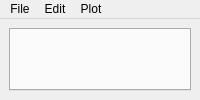
<?xml version="1.0" encoding="UTF-8"?>
<ui version="4.0">
 <class>Fossee</class>
 <widget class="QMainWindow" name="MainWindow">
  <widget class="QWidget" name="centralwidget">
   <layout class="QGridLayout" name="gridLayout">
    <item row="0" column="0">
     <widget class="QTabWidget" name="tabWidget">
      <property name="cursor">
       <cursorShape>PointingHandCursor</cursorShape>
      </property>
      <property name="tabPosition">
       <enum>QTabWidget::North</enum>
      </property>
      <property name="tabShape">
       <enum>QTabWidget::Rounded</enum>
      </property>
      <property name="currentIndex">
       <number>0</number>
      </property>
      <property name="tabsClosable">
       <bool>true</bool>
      </property>
      <property name="movable">
       <bool>true</bool>
      </property>
      <property name="tabBarAutoHide">
       <bool>false</bool>
      </property>  
     </widget>
    </item>
   </layout>
  </widget>
  
  <widget class="QMenuBar" name="menubar">
   <widget class="QMenu" name="menuFile">
    <property name="title">
     <string>File</string>
    </property>
    <addaction name="actionLoad"/>
    <addaction name="menuAdd_Data"/>
   </widget>
    <action name="actionLoad">
   <property name="text">
    <string>Load</string>
   </property>
  </action>
  <action name="menuAdd_Data">
  <property name="text">
     <string>Add Data</string>
     </property>
  </action>
   
   <widget class="QMenu" name="menuEdit">
    <property name="title">
     <string>Edit</string>
    </property>
    <addaction name="actionEdit_Data"/>
   </widget>
   
   <widget class="QMenu" name="menuPlot">
    <property name="title">
     <string>Plot</string>
    </property>
    <addaction name="actionPlot_Data"/>
  
  <action name="actionPlot_Data">
   <property name="text">
    <string>Plot Data</string>
   </property>
  </action>
  
  <action name="actionEdit_Data">
   <property name="text">
    <string>Edit Data</string>
   </property>
  </action>
  
</widget>
   <addaction name="menuFile"/>
   <addaction name="menuEdit"/>
   <addaction name="menuPlot"/>
    </widget>
 </widget>
 <resources/>
 <connections/>
</ui>
